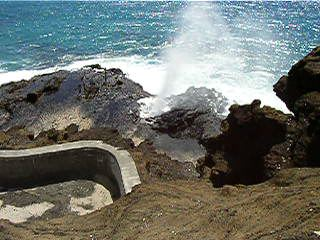
#> input picture openCV_code/TestImages/Blowhole013.jpg, 320 x 240 px, given in place of the camera
$ python mileStone_camera_1.py
#> lines starting #> are read from the running program, lines starting #| are printed output that depends on the picture
import cv2
import numpy as np
import random

videoCap = cv2.VideoCapture(0)

ret, frame = videoCap.read()
#> frame is the input picture: shape (240, 320, 3); mean B, G, R 107.7, 113.1, 108.1

# Disco effect
while ret:
    (b, g, r) = cv2.split(frame)
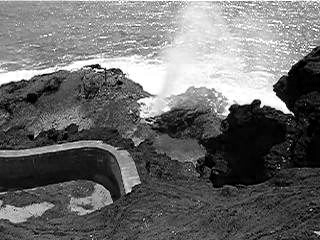
#> b: shape (240, 320); min 0, max 255, mean 107.7
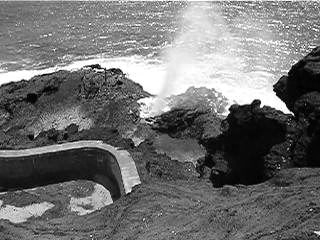
#> g: shape (240, 320); min 0, max 255, mean 113.1
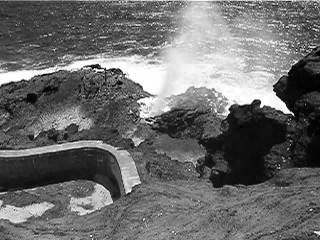
#> r: shape (240, 320); min 0, max 255, mean 108.1
    channels = [b, g, r]

    random.shuffle(channels)
    newImage = cv2.merge(channels)
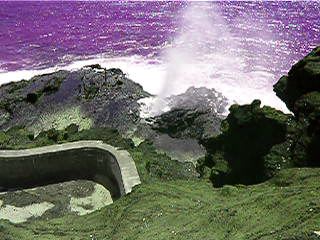
#> newImage: shape (240, 320, 3); mean of channels 0, 1, 2 107.7, 108.1, 113.1; drawn as B, G, R

    blur_image = cv2.GaussianBlur(
        newImage, (2 * random.randint(0, 15) + 1, 2 * random.randint(0, 15) + 1), 0)
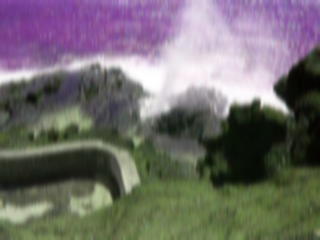
#> blur_image: shape (240, 320, 3); mean of channels 0, 1, 2 107.6, 108, 113; drawn as B, G, R

    cv2.imshow("Webcam", blur_image)
    ret, frame = videoCap.read()

    key_stroke = chr(cv2.waitKey(1) & 0xff)
#> (key Esc is pressed here)

    if key_stroke == 'q':
        break

$ run again, on openCV_code/TestImages/Coins1.jpg
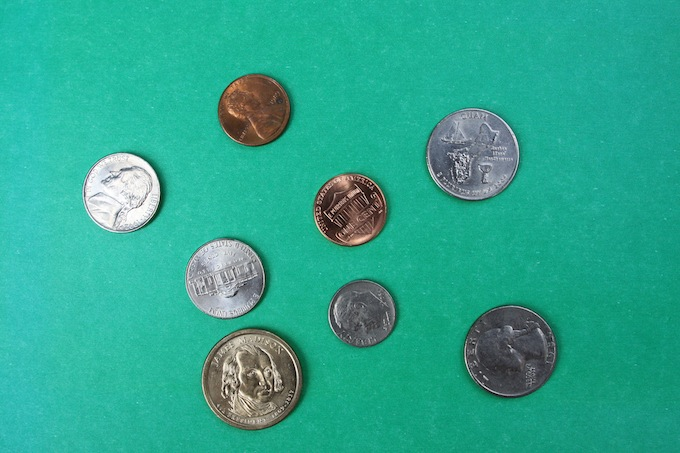
#> input picture openCV_code/TestImages/Coins1.jpg, 680 x 453 px, given in place of the camera
#> frame is the input picture: shape (453, 680, 3); mean B, G, R 143.4, 166.8, 44.8
#> `(b, g, r) = cv2.split(frame)`:
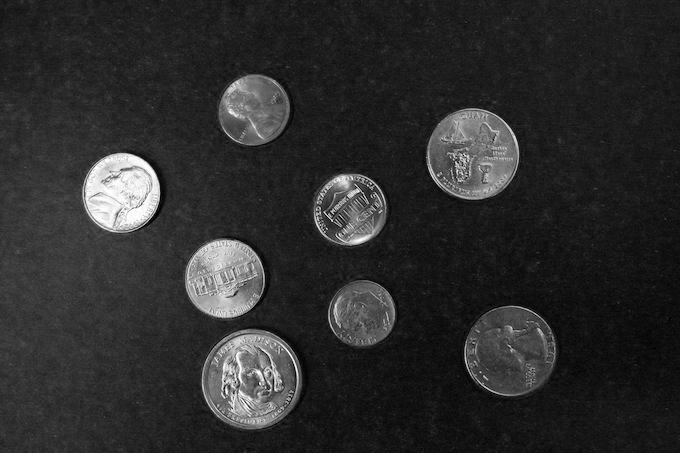
#> r: shape (453, 680); min 0, max 255, mean 44.8
#> `blur_image = cv2.GaussianBlur( newImage, (2 * random.randint(0, 15) + ..`:
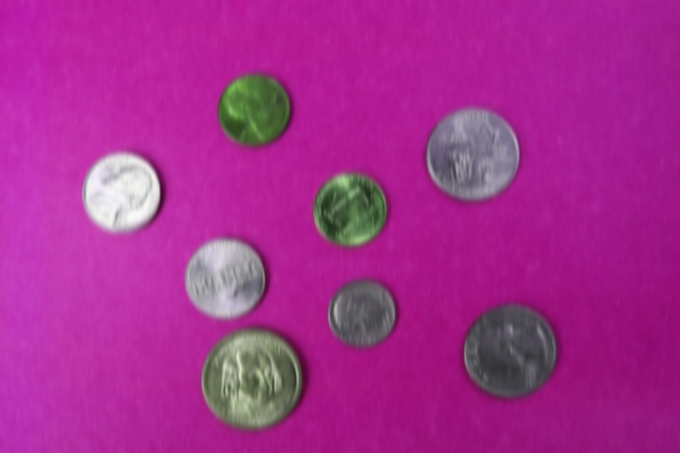
#> blur_image: shape (453, 680, 3); mean of channels 0, 1, 2 143.4, 44.8, 166.8; drawn as B, G, R

$ run again, on openCV_code/TestImages/Coins2.jpg
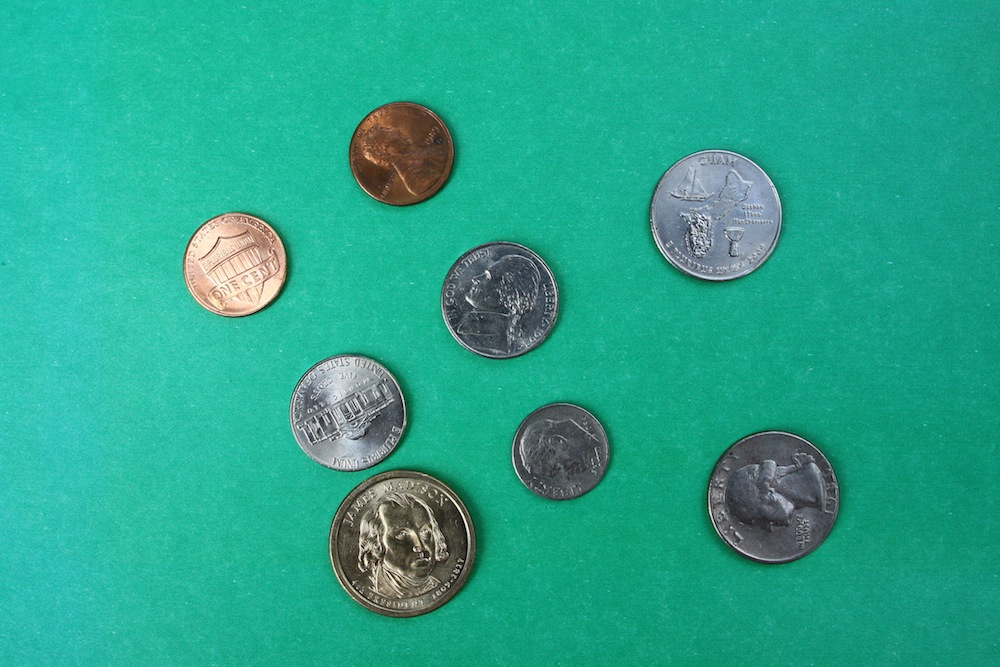
#> input picture openCV_code/TestImages/Coins2.jpg, 1000 x 667 px, given in place of the camera
#> frame is the input picture: shape (667, 1000, 3); mean B, G, R 140.5, 165.1, 40.2
#> `(b, g, r) = cv2.split(frame)`:
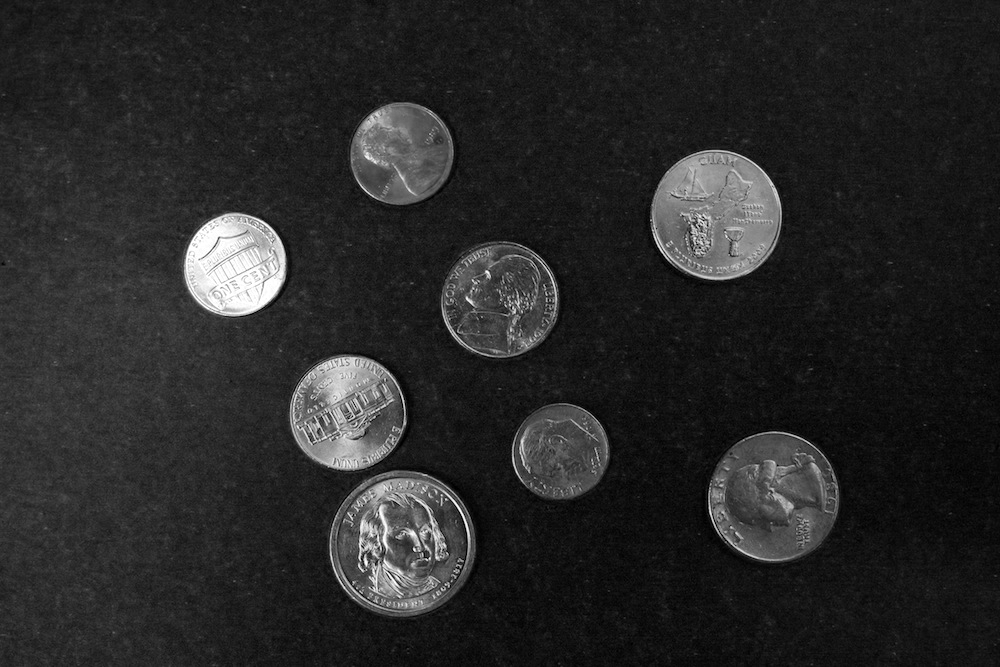
#> r: shape (667, 1000); min 0, max 255, mean 40.2
#> `newImage = cv2.merge(channels)`:
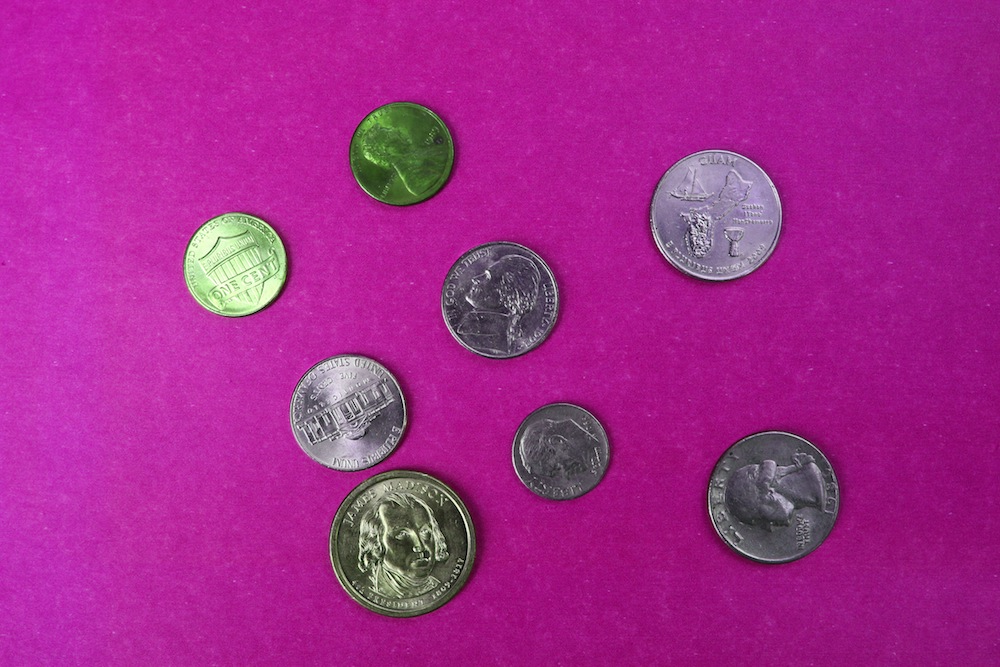
#> newImage: shape (667, 1000, 3); mean of channels 0, 1, 2 140.5, 40.2, 165.1; drawn as B, G, R
